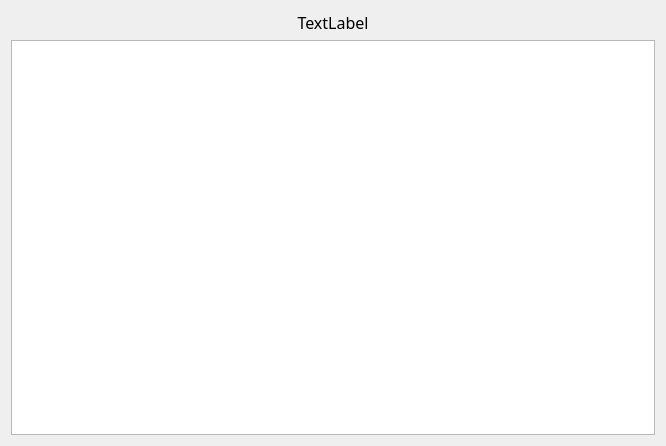
<?xml version="1.0" encoding="UTF-8"?>
<ui version="4.0">
 <class>ReviewDialog</class>
 <widget class="QDialog" name="ReviewDialog">
  <property name="geometry">
   <rect>
    <x>0</x>
    <y>0</y>
    <width>666</width>
    <height>446</height>
   </rect>
  </property>
  <property name="windowTitle">
   <string>Dialog</string>
  </property>
  <layout class="QVBoxLayout" name="verticalLayout">
   <item>
    <widget class="QLabel" name="label_title">
     <property name="font">
      <font>
       <family>黑体</family>
       <pointsize>12</pointsize>
      </font>
     </property>
     <property name="text">
      <string>TextLabel</string>
     </property>
     <property name="alignment">
      <set>Qt::AlignCenter</set>
     </property>
    </widget>
   </item>
   <item>
    <widget class="QListWidget" name="listWidget"/>
   </item>
  </layout>
 </widget>
 <resources/>
 <connections/>
</ui>
